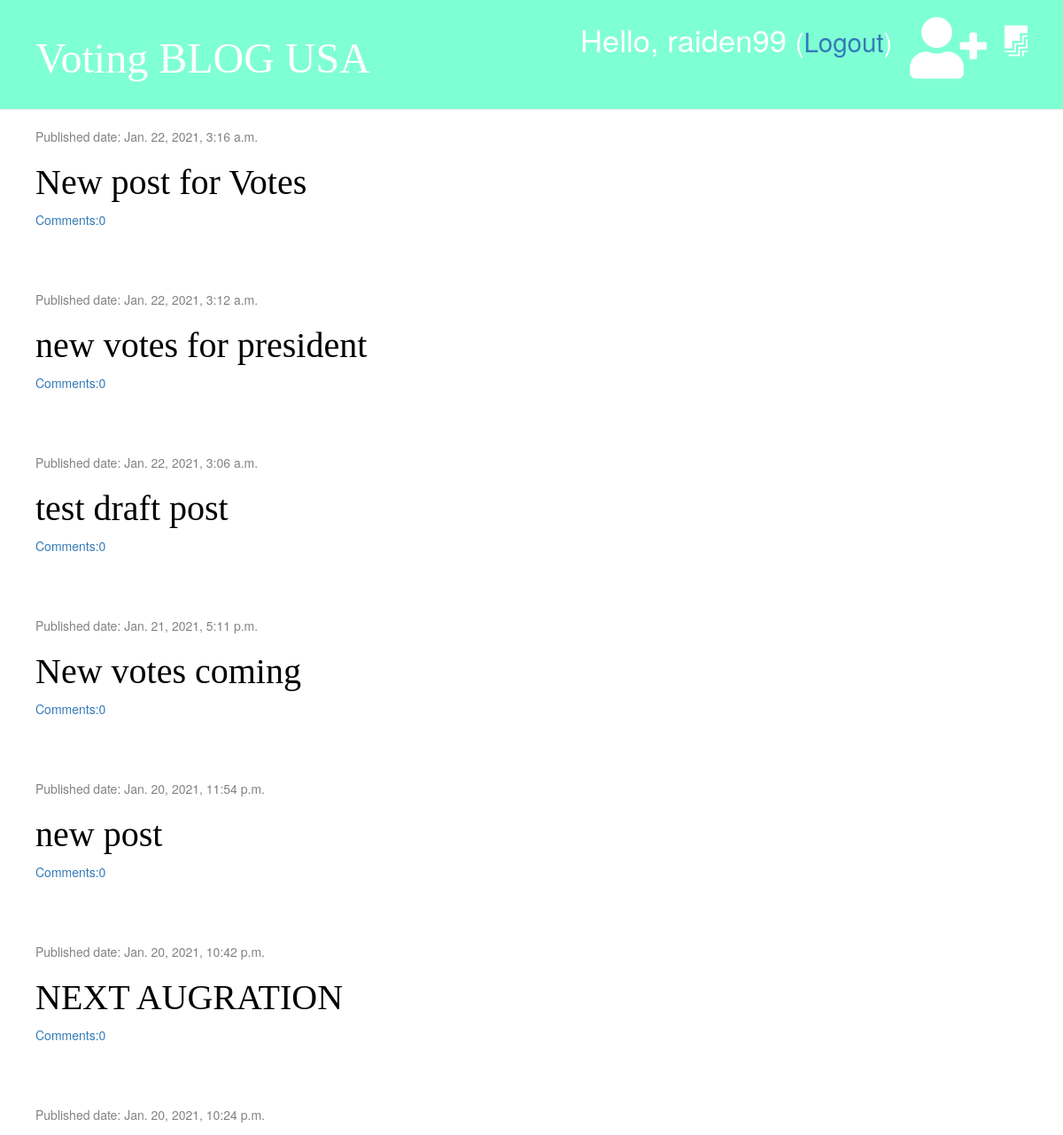
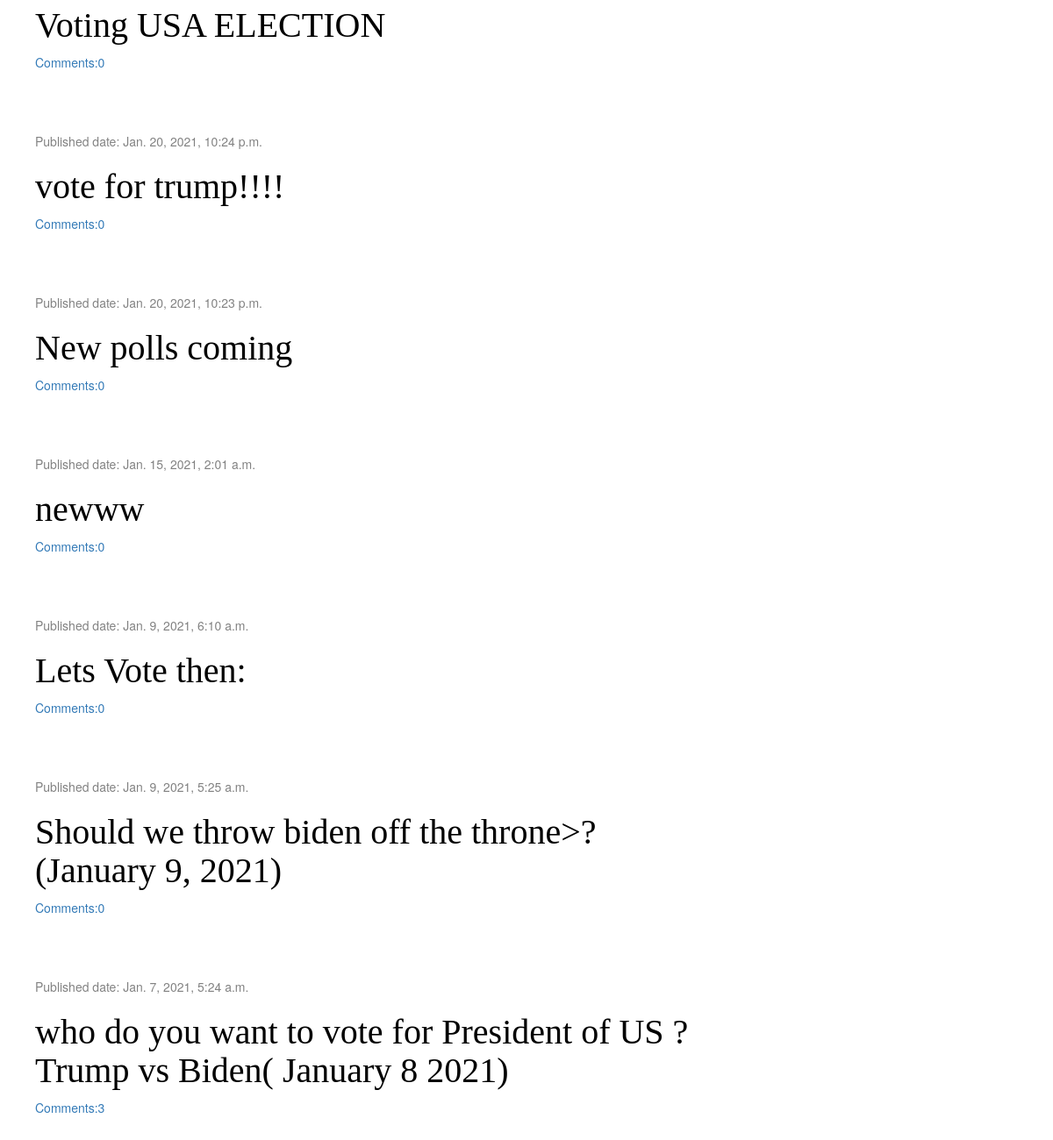
The app's page / (signed in) with its own data (2 pictures, top to bottom).
### blog/models.py (models this page shows, shortened)
class Post(models.Model):
    author = models.ForeignKey('auth.User', on_delete=models.CASCADE)
    title = models.CharField(max_length=288)
    text = models.TextField()
    created_date = models.DateTimeField(default=timezone.now)
    published_date = models.DateTimeField(blank=True, null=True)
    def approved_comments(self):
        return self.comments.filter(approved=True)

### blog/views.py (the view)
# urls.py: path('', views.post_list, name='post_list'),  # it will go here post_list.html
def post_list(request):
    posts = Post.objects.filter(published_date__lte=timezone.now()).order_by('-published_date')
    stuff_for_frontend = {'posts': posts}  # posts is value where to u will store in the html in for loop
    return render(request, 'blog/post_list.html', stuff_for_frontend)

### blog/templatetags/markdownify.py (called while the page is built)
@register.filter
def markdown(value):
    renderer = HighlightRenderer()
    markdown = mistune.Markdown(renderer=renderer)
    return markdown(value)

### blog/templates/blog/post_list.html (shortened to what this page needs)
 {% extends 'blog/Base.html'%}
 {% load markdownify %}
 {% block content%}
        {% for post in posts %}
             <div class="post">
                 <div class="date">
                        <p>Published date: {{post.published_date}}</p>
                 </div>
                <h1><a href="{% url 'post_detail' pk=post.pk %}">{{post.title}}</a></h1>
                 <a href="{%url 'post_detail' pk=post.pk %}">Comments:{{ post.approved_comments.count}}</a>
             </div>
        {% endfor %}
{% endblock  %}

### blog/templates/blog/Base.html (shortened to what this page needs)
{% load static %}
<!DOCTYPE html>
<html lang="en">
<head>
</head>
<body>
     <link rel="stylesheet" href="//maxcdn.bootstrapcdn.com/bootstrap/3.2.0/css/bootstrap.min.css">
     <link rel="stylesheet" href="{% static 'css/blog.css' %}">
     <link rel="stylesheet" href="https://use.fontawesome.com/releases/v5.15.2/css/all.css">
     <link rel="stylesheet" href="https://use.fontawesome.com/releases/v5.15.2/css/v4-shims.css"
>
     <link rel="stylesheet" href="{%static 'css/zenburn.css' %}">
<div class="page-header">
    {% if user.is_authenticated %}
        <a href="{%url 'post_draft_list' %}" class="top-menu"><i class="fab fa-firstdraft" aria-hidden="true"></i></a>
        <a href="{%url 'post_new' %}" class="top-menu"> <i class="fa fa-user-plus fa-2x"  aria-hidden="true" ></i></a>
        <p class="top-menu">Hello, {{ user.username }} <small>(<a href="{%url 'logout' %}">Logout</a>)</small></p>
    <h1><a href="{% url 'post_list' %}">Voting BLOG USA </a></h1>
</div>
<div class="content container">
    <div class="row">
         <div class="col-md-8">
             {% block content %}
             {% endblock %}
         </div>
    </div>
</div>
</body>
</html>

### blog/static/css/blog.css (style rules this page uses)
.page-header { background-color: aquamarine; margin-top: 0; padding: 20px 20px 20px 40px; }
.page-header h1, .page-header h1 a { color: #ffffff; font-size: 36pt; text-decoration: none; }
.content { margin-left: 25px; }
h1,h2,h3,h4 { font-family: 'Tangerine', 'Inconsolate', 'Droid Sans', serif; font-size: 40px; }
.date { color: #828282; }
.post { margin-bottom:70px; }
.post h1 a { color: #000000; }
.top-menu, .top-menu:hover { color: #ffffff; float: right; font-size: 26pt; margin-right: 20px; }

### records on screen
Post: published_date "Jan. 22, 2021, 3:16 a.m.", title "New post for Votes", approved_comments.count "0"
Post: published_date "Jan. 22, 2021, 3:12 a.m.", title "new votes for president", approved_comments.count "0"
Post: published_date "Jan. 22, 2021, 3:06 a.m.", title "test draft post", approved_comments.count "0"
Post: published_date "Jan. 21, 2021, 5:11 p.m.", title "New votes coming", approved_comments.count "0"
Post: published_date "Jan. 20, 2021, 11:54 p.m.", title "new post", approved_comments.count "0"
Post: published_date "Jan. 20, 2021, 10:42 p.m.", title "NEXT AUGRATION", approved_comments.count "0"
Post: published_date "Jan. 20, 2021, 10:24 p.m.", title "Voting USA ELECTION", approved_comments.count "0"
Post: published_date "Jan. 20, 2021, 10:24 p.m.", title "vote for trump!!!!", approved_comments.count "0"
Post: published_date "Jan. 20, 2021, 10:23 p.m.", title "New polls coming", approved_comments.count "0"
Post: published_date "Jan. 15, 2021, 2:01 a.m.", title "newww", approved_comments.count "0"
Post: published_date "Jan. 9, 2021, 6:10 a.m.", title "Lets Vote then:", approved_comments.count "0"
Post: published_date "Jan. 9, 2021, 5:25 a.m.", title "Should we throw biden off the throne>? (January 9, 2021)", approved_comments.count "0"
Post: published_date "Jan. 7, 2021, 5:24 a.m.", title "who do you want to vote for President of US ? Trump vs Biden( January 8 2021)", approved_comments.count "3"

### other values on screen
{{ user.username }} "raiden99"
